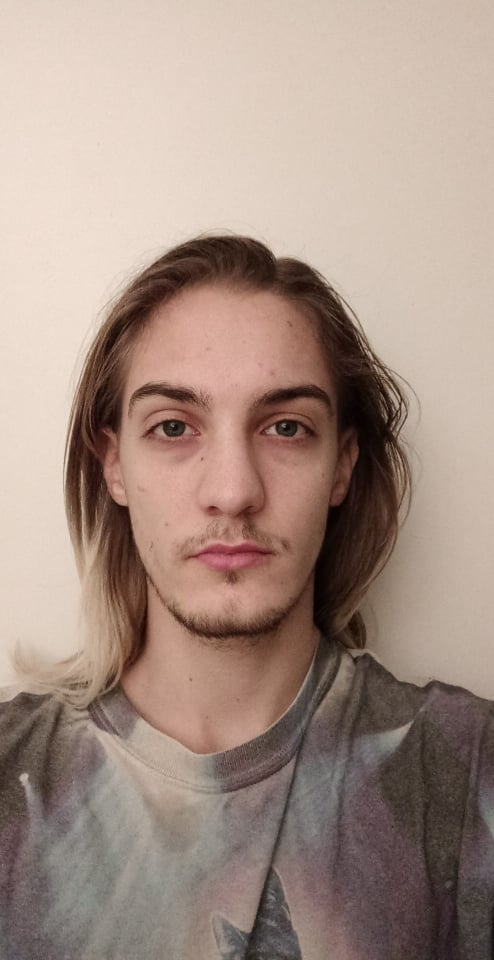
#> input picture P3/peter.jpg, 494 x 960 px
$ python Oldcodeupdate.py
#> lines starting #> are read from the running program, lines starting #| are printed output that depends on the picture; after the words box and inside, x2 and y2 are one past the last pixel; in counts of white or black regions, pixels touching at a corner belong together
# -*- coding: utf-8 -*-
"""
Created on Thu Jan 20 13:41:17 2022

@author: ThisAintPorn
"""

import cv2
import numpy as np
from matplotlib import pyplot as plt


img = cv2.imread('peter.jpg')
#> img is the input picture: shape (960, 494, 3); mean B, G, R 132.6, 143.8, 165
#______________________________________________Test
cv2.imshow('First image check', img)

iWidth = img.shape[1]
#> iWidth = 494
iHeight = img.shape[0]
#> iHeight = 960

#Scaling percentage for resizing image if too big
scale_factor = 1.00

#Implement state machine?


#Resizing image with the scale percentage
img = cv2.resize(img,(int(iWidth * scale_factor), int(iHeight * scale_factor)))

#Grayscaling
img_gray = cv2.cvtColor(img, cv2.COLOR_BGR2GRAY)
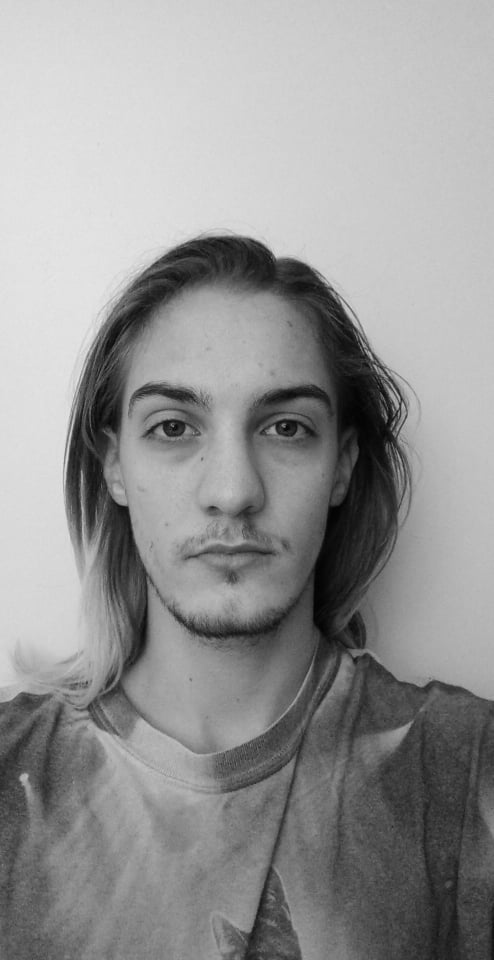
#> img_gray: shape (960, 494); min 1, max 230, mean 148.8
#______________________________________________Test
cv2.imshow('Grayscale', img_gray)

#Creating histogram for grayscale image
hist = cv2.calcHist([img_gray],[0],None,[256],[0,256])
#> hist = 256 values, max 7466 at index 197, min 0 at index 0, mean 1852.5

#Plotting histogram with pyplot
plt.plot(hist)
plt.show()
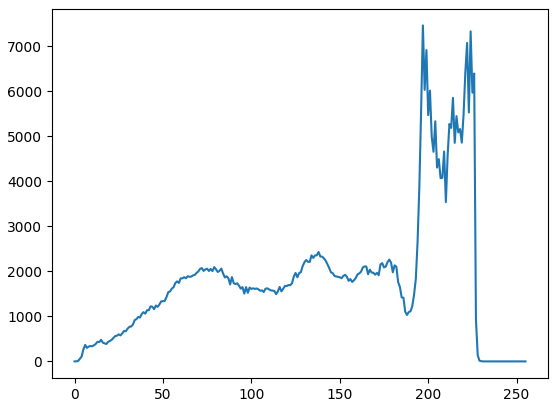
#> figure drawn by matplotlib, 1 panel; curve peaks at x = 197, y = 7466

#Binarization through thresholding
ret, img_bin = cv2.threshold(img_gray, 127, 255, cv2.THRESH_BINARY)
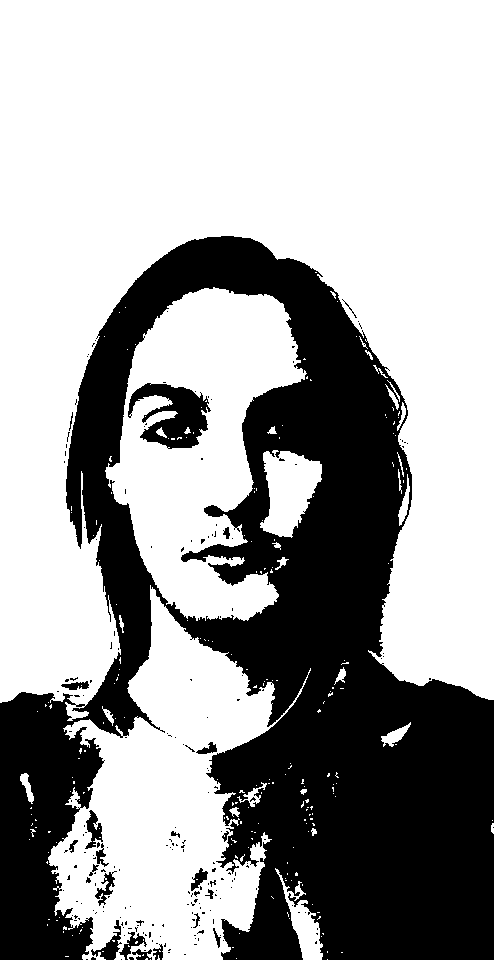
#> img_bin: shape (960, 494); 64.2% white; 211 black regions (187 under 20 px), largest, box (x1, y1, x2, y2) and area: (0, 236, 494, 960) 163561, (128, 383, 211, 449) 2995, (91, 920, 122, 960) 394
#______________________________________________Test
cv2.imshow('Binary', img_bin)

#______________________________________________
#______________________________________________
#______________________________________________
#______________________________________________
#______________________________________________
#BLOB Detector starts
inputpic = img_gray
# Setup SimpleBlobDetector parameters.
params = cv2.SimpleBlobDetector_Params()

params.thresholdStep = 1
params.minThreshold = 0
params.maxThreshold = 255
params.minRepeatability
params.minDistBetweenBlobs = 0

params.filterByColor = 0
params.blobColor = 255

# Filter by Area.
params.filterByArea = 1
params.minArea = inputpic.shape[0]*inputpic.shape[1]*0
params.maxArea = inputpic.shape[0]*inputpic.shape[1]*1

params.filterByCircularity = 0
params.minCircularity = 0.1

params.filterByInertia = 0

params.filterByConvexity = 0

#______________________________________________
# Create a detector with the parameters
#> (the run stopped early here; a loop or call above may not have finished)

$ run again, with P3/271914907_10158381267826714_1898494372073678735_n.jpg copied over P3/peter.jpg
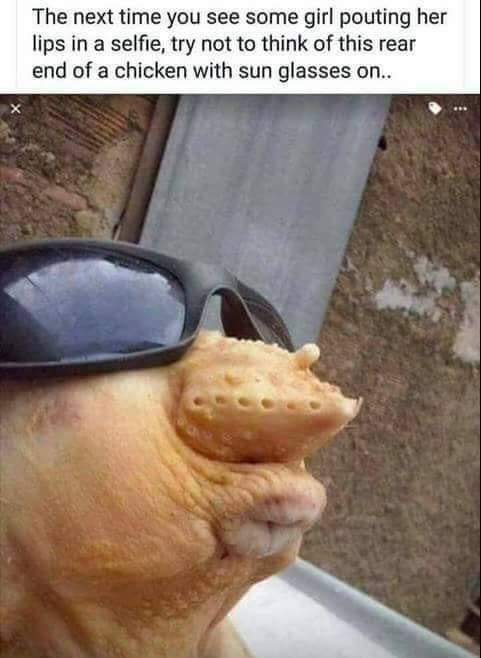
#> input picture P3/271914907_10158381267826714_1898494372073678735_n.jpg, 481 x 658 px
#> img is the input picture: shape (658, 481, 3); mean B, G, R 114.4, 126.3, 143.6
#> `img_gray = cv2.cvtColor(img, cv2.COLOR_BGR2GRAY)`:
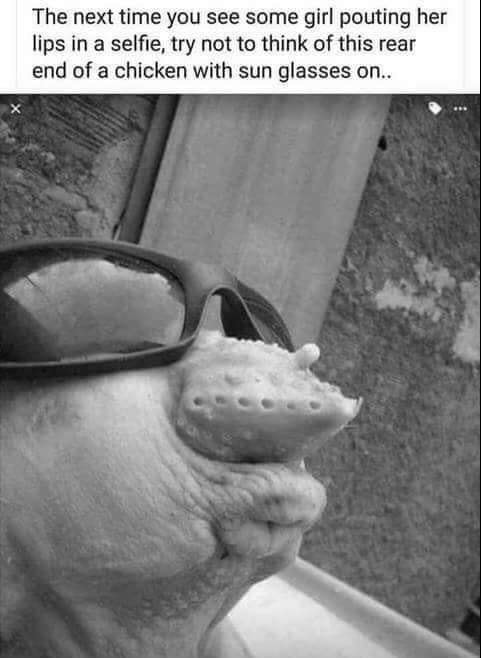
#> img_gray: shape (658, 481); min 0, max 255, mean 130.1
#> hist = 256 values, max 10302 at index 255, min 17 at index 7, mean 1236.3
#> `ret, img_bin = cv2.threshold(img_gray, 127, 255, cv2.THRESH_BINARY)`:
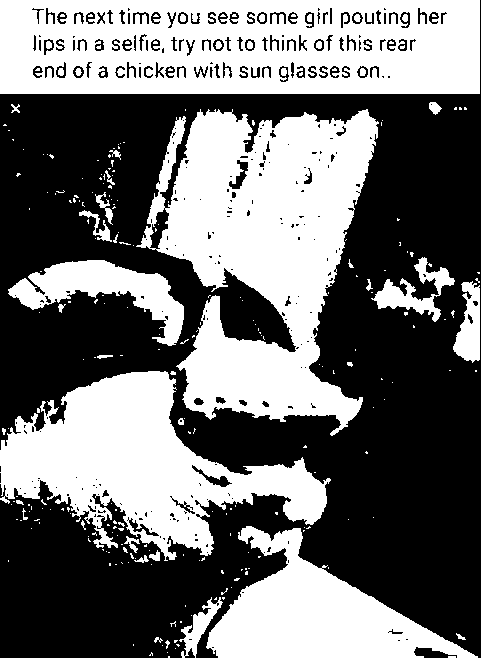
#> img_bin: shape (658, 481); 44.4% white; 260 white regions (216 under 20 px), largest, box (x1, y1, x2, y2) and area: (136, 109, 379, 436) 43989, (0, 0, 480, 94) 39341, (0, 371, 331, 561) 28232

$ run again, with P3/271951034_10224759049937060_8028264104322405940_n.jpg copied over P3/peter.jpg
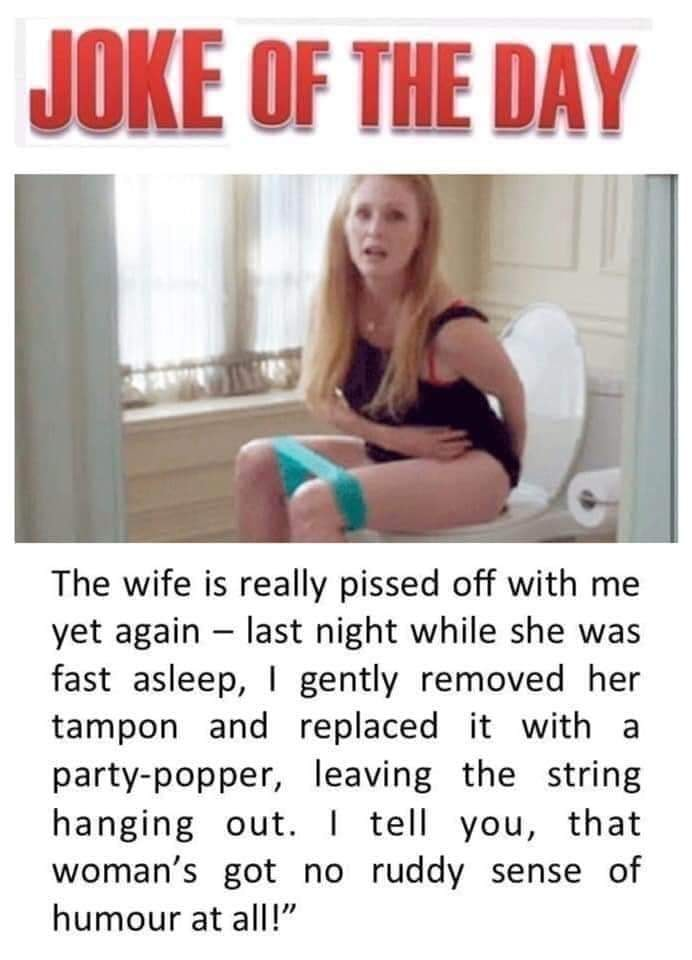
#> input picture P3/271951034_10224759049937060_8028264104322405940_n.jpg, 692 x 960 px
#> img is the input picture: shape (960, 692, 3); mean B, G, R 194.8, 196.5, 207.9
#> `img_gray = cv2.cvtColor(img, cv2.COLOR_BGR2GRAY)`:
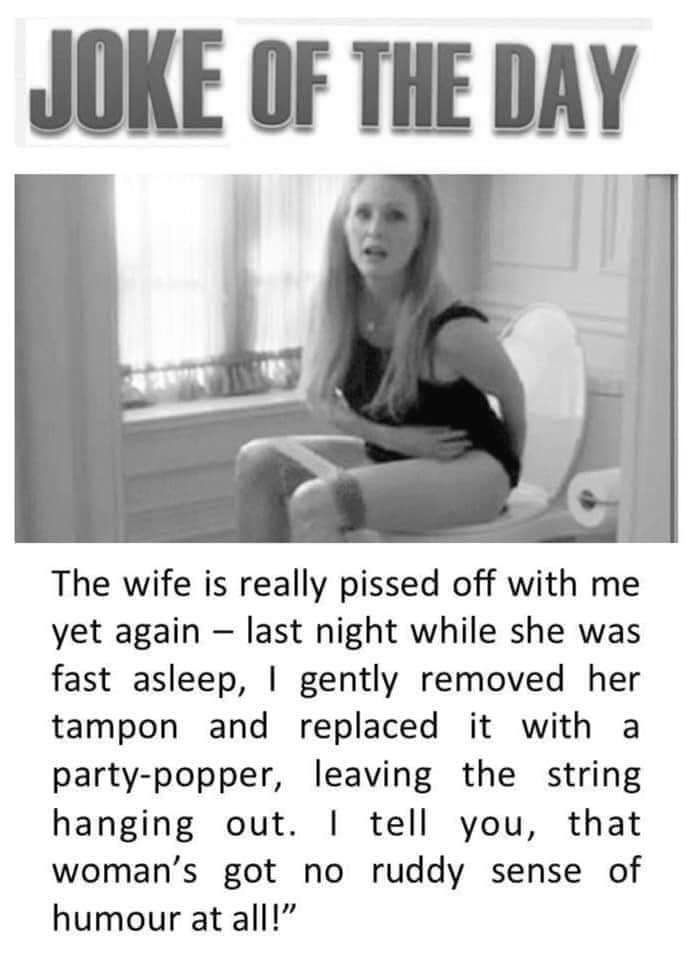
#> img_gray: shape (960, 692); min 0, max 255, mean 199.7
#> hist = 256 values, max 236706 at index 255, min 238 at index 54, mean 2595
#> `ret, img_bin = cv2.threshold(img_gray, 127, 255, cv2.THRESH_BINARY)`:
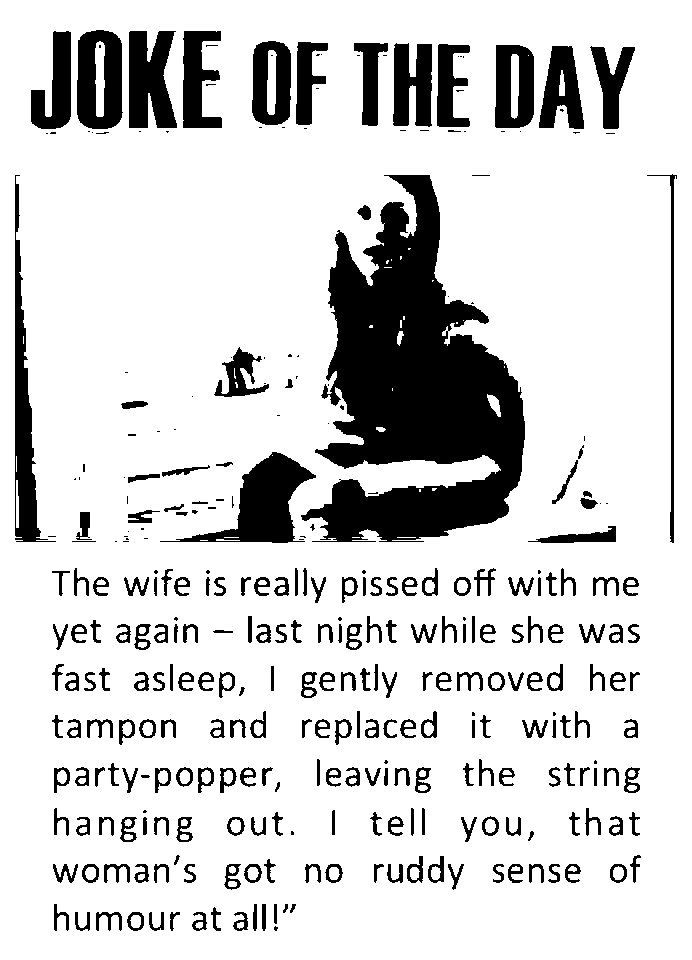
#> img_bin: shape (960, 692); 83% white; 322 black regions (88 under 20 px), largest, box (x1, y1, x2, y2) and area: (301, 175, 525, 542) 44543, (160, 452, 316, 543) 5042, (15, 175, 56, 542) 4244
